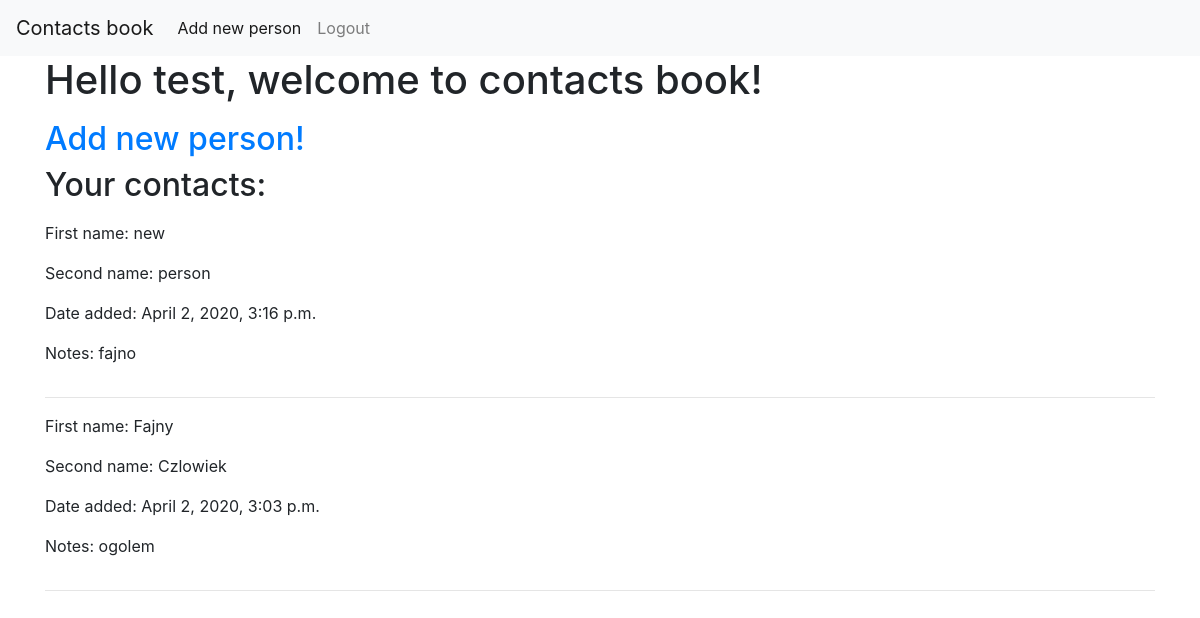
The page / (signed in) on the database as committed earlier.
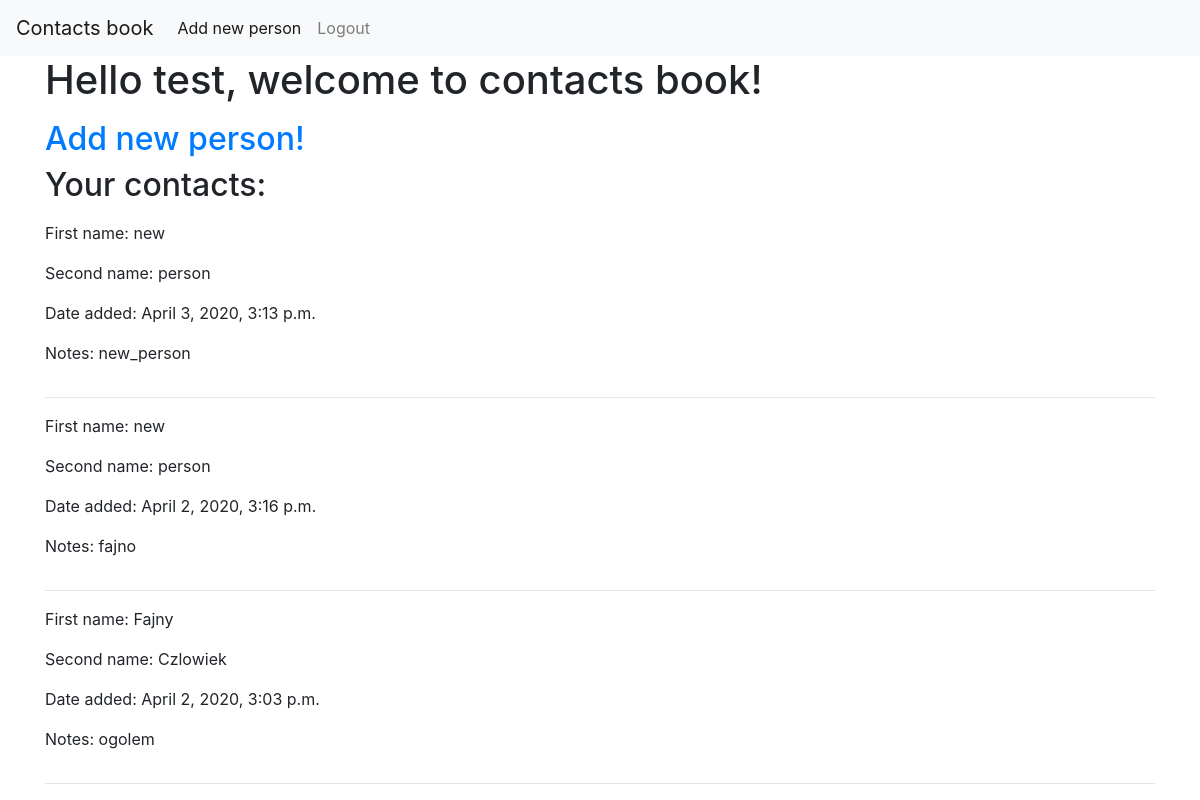
The same page on the database as committed later.
### contact_book/models.py (models this page shows, shortened)
class Person(models.Model):
    first_name = models.CharField(max_length=20, null=False)
    second_name = models.CharField(max_length=30, null=False)
    date_added = models.DateTimeField(default=timezone.now)
    note = models.TextField(null=True)
    owner = models.ForeignKey(User, on_delete=models.CASCADE)

### contact_book/views.py (the view)
# urls.py: path('', HomePageView.as_view(), name='home'),
class HomePageView(LoginRequiredMixin, ListView):
    template_name = 'contact_book/home.html'
    model = Person
    context_object_name = 'people'
    def get_queryset(self):
        user = User.objects.filter(username=self.request.user.username).first()
        return Person.objects.filter(owner=user).order_by('-date_added')

### contact_book/templates/contact_book/home.html
{% extends "contact_book/base.html" %}
{% block content %}
<h1 class="mb-3">Hello {{user.username}}, welcome to contacts book!</h1>
{% if not people %}
<h2>
    It seems you have no contacts yet, <a href="{% url 'create-person' %}"> add one
    here!</a></h2>
{% else %}
<h2><a href="{% url 'create-person' %}">Add new person!</a></h2>
<h2 class="mb-3"> Your contacts:</h2>
{% for person in people %}
        <article class="media content-section">
            <div class="media-body">
                <p class="mr-2">First name: {{ person.first_name }}</p>
                <p class="mr-2">Second name: {{ person.second_name }}</p>
                <p class="mr-2">Date added: {{ person.date_added }}</p>
                <p class="mr-2">Notes: {{ person.note }}</p>
            </div>
    </article>
    <hr>
{% endfor %}
{% endif %}
{% endblock content %}

### contact_book/templates/contact_book/base.html (shortened to what this page needs)
<!DOCTYPE html>
<html lang="en">
<head>
    <link rel="stylesheet"
          href="https://maxcdn.bootstrapcdn.com/bootstrap/4.0.0/css/bootstrap.min.css"
>
</head>
<body>
<nav class="navbar navbar-expand-lg navbar-light bg-light">
    <a class="navbar-brand" href="{% url 'home' %}">Contacts book</a>
    <div class="collapse navbar-collapse" id="navbarNavAltMarkup">
        <div class="navbar-nav">
            {% if user.is_authenticated %}
            <a class="nav-item nav-link active" href="{% url 'create-person' %}">Add
                new person</a>
            <a class="nav-item nav-link" href="{% url 'users-logout' %}">Logout</a>
            {% endif %}
        </div>
    </div>
</nav>
<main role="main" class="container">
    {% block content %}
    {% endblock %}
</main>
</body>
</html>

Rows that differ between the two databases and show on the page:
added Person: first_name "new", second_name "person", date_added "April 3, 2020, 3:13 p.m.", note "new_person"
